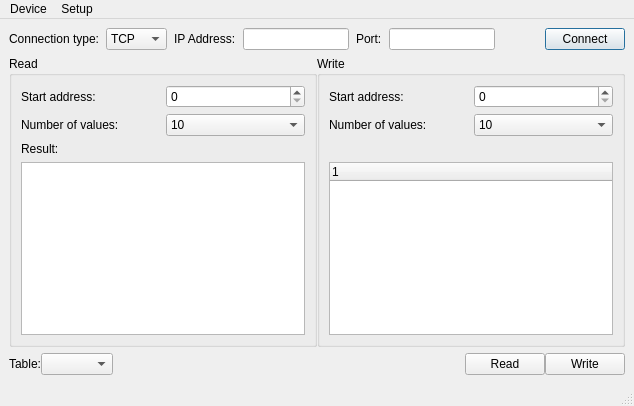
<?xml version="1.0" encoding="UTF-8"?>
<ui version="4.0">
 <class>MainWindow</class>
 <widget class="QMainWindow" name="MainWindow">
  <property name="geometry">
   <rect>
    <x>0</x>
    <y>0</y>
    <width>634</width>
    <height>406</height>
   </rect>
  </property>
  <property name="windowTitle">
   <string>MainWindow</string>
  </property>
  <widget class="QWidget" name="centralwidget">
   <layout class="QVBoxLayout" name="verticalLayout">
    <item>
     <layout class="QGridLayout" name="gridLayout">
      <property name="horizontalSpacing">
       <number>7</number>
      </property>
      <item row="0" column="0">
       <layout class="QGridLayout" name="gridLayout_25" columnstretch="0,0,0,0,0,0,0,0,0,0" columnminimumwidth="0,0,0,0,0,0,0,0,0,0">
        <property name="horizontalSpacing">
         <number>7</number>
        </property>
        <item row="0" column="0">
         <widget class="QLabel" name="label_83">
          <property name="text">
           <string>Connection type:</string>
          </property>
         </widget>
        </item>
        <item row="0" column="1">
         <widget class="QComboBox" name="connectType">
          <item>
           <property name="text">
            <string>TCP</string>
           </property>
          </item>
          <item>
           <property name="text">
            <string>Serial</string>
           </property>
          </item>
         </widget>
        </item>
        <item row="0" column="4">
         <widget class="QLabel" name="label_82">
          <property name="sizePolicy">
           <sizepolicy hsizetype="Maximum" vsizetype="Preferred">
            <horstretch>0</horstretch>
            <verstretch>0</verstretch>
           </sizepolicy>
          </property>
          <property name="text">
           <string>Port:</string>
          </property>
         </widget>
        </item>
        <item row="0" column="9">
         <widget class="QPushButton" name="connectButton">
          <property name="sizePolicy">
           <sizepolicy hsizetype="Maximum" vsizetype="Fixed">
            <horstretch>0</horstretch>
            <verstretch>0</verstretch>
           </sizepolicy>
          </property>
          <property name="text">
           <string>Connect</string>
          </property>
          <property name="checkable">
           <bool>false</bool>
          </property>
          <property name="autoDefault">
           <bool>false</bool>
          </property>
          <property name="default">
           <bool>true</bool>
          </property>
         </widget>
        </item>
        <item row="0" column="3">
         <widget class="QLineEdit" name="ipEdit"/>
        </item>
        <item row="0" column="2">
         <widget class="QLabel" name="label_81">
          <property name="sizePolicy">
           <sizepolicy hsizetype="Maximum" vsizetype="Preferred">
            <horstretch>0</horstretch>
            <verstretch>0</verstretch>
           </sizepolicy>
          </property>
          <property name="text">
           <string>IP Address:</string>
          </property>
         </widget>
        </item>
        <item row="0" column="5">
         <widget class="QLineEdit" name="portEdit">
          <property name="sizePolicy">
           <sizepolicy hsizetype="Preferred" vsizetype="Fixed">
            <horstretch>0</horstretch>
            <verstretch>0</verstretch>
           </sizepolicy>
          </property>
         </widget>
        </item>
        <item row="0" column="6" colspan="2">
         <spacer name="horizontalSpacer_17">
          <property name="orientation">
           <enum>Qt::Horizontal</enum>
          </property>
          <property name="sizeHint" stdset="0">
           <size>
            <width>40</width>
            <height>20</height>
           </size>
          </property>
         </spacer>
        </item>
       </layout>
      </item>
      <item row="1" column="0">
       <layout class="QHBoxLayout" name="horizontalLayout_18">
        <item>
         <widget class="QGroupBox" name="groupBox_10">
          <property name="minimumSize">
           <size>
            <width>250</width>
            <height>0</height>
           </size>
          </property>
          <property name="title">
           <string>Read</string>
          </property>
          <layout class="QGridLayout" name="gridLayout_26">
           <item row="0" column="1">
            <widget class="QSpinBox" name="readAddress">
             <property name="maximum">
              <number>50</number>
             </property>
            </widget>
           </item>
           <item row="1" column="1">
            <widget class="QComboBox" name="readSize">
             <property name="currentIndex">
              <number>9</number>
             </property>
             <item>
              <property name="text">
               <string>1</string>
              </property>
             </item>
             <item>
              <property name="text">
               <string>2</string>
              </property>
             </item>
             <item>
              <property name="text">
               <string>3</string>
              </property>
             </item>
             <item>
              <property name="text">
               <string>4</string>
              </property>
             </item>
             <item>
              <property name="text">
               <string>5</string>
              </property>
             </item>
             <item>
              <property name="text">
               <string>6</string>
              </property>
             </item>
             <item>
              <property name="text">
               <string>7</string>
              </property>
             </item>
             <item>
              <property name="text">
               <string>8</string>
              </property>
             </item>
             <item>
              <property name="text">
               <string>9</string>
              </property>
             </item>
             <item>
              <property name="text">
               <string>10</string>
              </property>
             </item>
            </widget>
           </item>
           <item row="0" column="0">
            <widget class="QLabel" name="label_85">
             <property name="text">
              <string>Start address:</string>
             </property>
            </widget>
           </item>
           <item row="2" column="0">
            <widget class="QLabel" name="label_87">
             <property name="text">
              <string>Result:</string>
             </property>
            </widget>
           </item>
           <item row="1" column="0">
            <widget class="QLabel" name="label_86">
             <property name="text">
              <string>Number of values:</string>
             </property>
            </widget>
           </item>
           <item row="3" column="0" colspan="2">
            <widget class="QListWidget" name="readValue">
             <property name="enabled">
              <bool>true</bool>
             </property>
             <property name="minimumSize">
              <size>
               <width>0</width>
               <height>0</height>
              </size>
             </property>
            </widget>
           </item>
          </layout>
         </widget>
        </item>
        <item>
         <widget class="QGroupBox" name="writeGroupBox">
          <property name="minimumSize">
           <size>
            <width>225</width>
            <height>0</height>
           </size>
          </property>
          <property name="title">
           <string>Write</string>
          </property>
          <layout class="QGridLayout" name="gridLayout_27">
           <item row="1" column="1">
            <widget class="QComboBox" name="writeSize">
             <property name="currentIndex">
              <number>9</number>
             </property>
             <item>
              <property name="text">
               <string>1</string>
              </property>
             </item>
             <item>
              <property name="text">
               <string>2</string>
              </property>
             </item>
             <item>
              <property name="text">
               <string>3</string>
              </property>
             </item>
             <item>
              <property name="text">
               <string>4</string>
              </property>
             </item>
             <item>
              <property name="text">
               <string>5</string>
              </property>
             </item>
             <item>
              <property name="text">
               <string>6</string>
              </property>
             </item>
             <item>
              <property name="text">
               <string>7</string>
              </property>
             </item>
             <item>
              <property name="text">
               <string>8</string>
              </property>
             </item>
             <item>
              <property name="text">
               <string>9</string>
              </property>
             </item>
             <item>
              <property name="text">
               <string>10</string>
              </property>
             </item>
            </widget>
           </item>
           <item row="0" column="0">
            <widget class="QLabel" name="label_88">
             <property name="text">
              <string>Start address:</string>
             </property>
            </widget>
           </item>
           <item row="2" column="0">
            <widget class="QLabel" name="label_90">
             <property name="text">
              <string/>
             </property>
            </widget>
           </item>
           <item row="1" column="0">
            <widget class="QLabel" name="label_89">
             <property name="text">
              <string>Number of values:</string>
             </property>
            </widget>
           </item>
           <item row="0" column="1">
            <widget class="QSpinBox" name="writeAddress">
             <property name="maximum">
              <number>10</number>
             </property>
            </widget>
           </item>
           <item row="3" column="0" colspan="2">
            <widget class="QTreeWidget" name="writeValueTable">
             <property name="baseSize">
              <size>
               <width>0</width>
               <height>0</height>
              </size>
             </property>
             <property name="acceptDrops">
              <bool>false</bool>
             </property>
             <property name="autoFillBackground">
              <bool>true</bool>
             </property>
             <attribute name="headerCascadingSectionResizes">
              <bool>false</bool>
             </attribute>
             <column>
              <property name="text">
               <string notr="true">1</string>
              </property>
             </column>
            </widget>
           </item>
          </layout>
         </widget>
        </item>
       </layout>
      </item>
      <item row="2" column="0">
       <layout class="QHBoxLayout" name="horizontalLayout_17">
        <item>
         <widget class="QLabel" name="label_84">
          <property name="text">
           <string>Table:</string>
          </property>
         </widget>
        </item>
        <item>
         <widget class="QComboBox" name="writeTable"/>
        </item>
        <item>
         <spacer name="horizontalSpacer_18">
          <property name="orientation">
           <enum>Qt::Horizontal</enum>
          </property>
          <property name="sizeHint" stdset="0">
           <size>
            <width>13</width>
            <height>17</height>
           </size>
          </property>
         </spacer>
        </item>
        <item>
         <widget class="QPushButton" name="readButton">
          <property name="sizePolicy">
           <sizepolicy hsizetype="Maximum" vsizetype="Fixed">
            <horstretch>0</horstretch>
            <verstretch>0</verstretch>
           </sizepolicy>
          </property>
          <property name="text">
           <string>Read</string>
          </property>
         </widget>
        </item>
        <item>
         <widget class="QPushButton" name="writeButton">
          <property name="text">
           <string>Write</string>
          </property>
         </widget>
        </item>
       </layout>
      </item>
     </layout>
    </item>
   </layout>
  </widget>
  <widget class="QMenuBar" name="menubar">
   <property name="geometry">
    <rect>
     <x>0</x>
     <y>0</y>
     <width>634</width>
     <height>25</height>
    </rect>
   </property>
   <widget class="QMenu" name="menuDevice">
    <property name="title">
     <string>Device</string>
    </property>
    <addaction name="actionConnect"/>
    <addaction name="actionDisconnect"/>
    <addaction name="separator"/>
    <addaction name="actionQuit"/>
   </widget>
   <widget class="QMenu" name="menuSetups">
    <property name="title">
     <string>Setup</string>
    </property>
    <addaction name="actionOptions"/>
    <addaction name="actionDisplay_Communication"/>
   </widget>
   <addaction name="menuDevice"/>
   <addaction name="menuSetups"/>
  </widget>
  <widget class="QStatusBar" name="statusbar"/>
  <action name="actionConnect">
   <property name="text">
    <string>Connect</string>
   </property>
  </action>
  <action name="actionDisconnect">
   <property name="text">
    <string>Disconnect</string>
   </property>
  </action>
  <action name="actionQuit">
   <property name="text">
    <string>Quit</string>
   </property>
  </action>
  <action name="actionOptions">
   <property name="text">
    <string>Options</string>
   </property>
  </action>
  <action name="actionDisplay_Communication">
   <property name="text">
    <string>Display Communication</string>
   </property>
  </action>
 </widget>
 <resources/>
 <connections/>
</ui>
